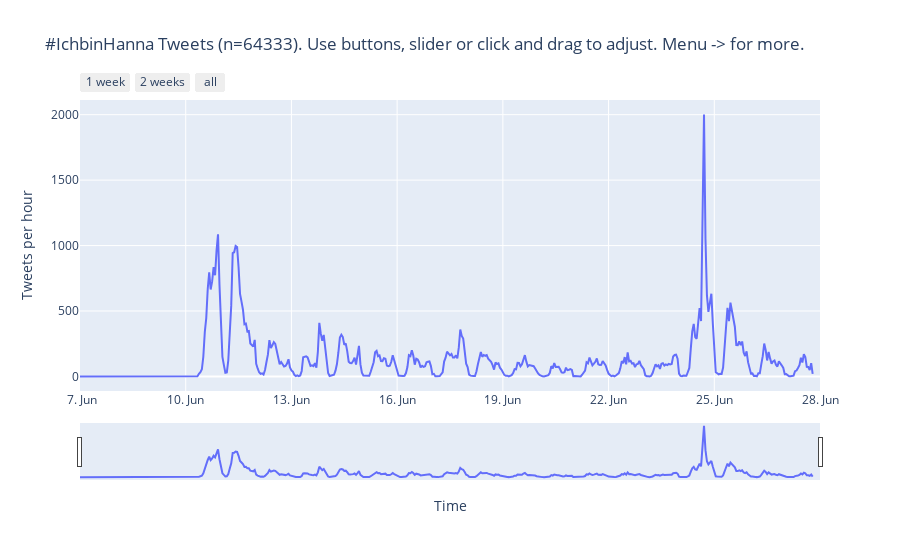

Notebook cell for this chart:
### Markdown cell above
Now we create a plotly graph. We use advanced settings to offer customization for users: a slider and changing information based on the zoom.,

### Code cell
# Print the totals first
print('The total tweet count for', hashtag1, 'is', df['count'].sum())

fig = px.line(
    df,
    x='dates', 
    y='count',
    labels={'dates': 'Time', 'count': 'Tweets per hour'},
    range_x=["2021-06-07", "2021-06-28"], # This is the default start zoom
    title='#IchbinHanna Tweets (n=64333). Use buttons, slider or click and drag to adjust. Menu -> for more.' 
)
fig.update_xaxes(
    rangeslider_visible=True, # Enable slider
    tickformatstops = [
        dict(dtickrange=[None, 1000], value="%H:%M:%S.%L ms"),
        dict(dtickrange=[1000, 60000], value="%H:%M:%S"),
        dict(dtickrange=[60000, 3600000], value="%H:%M"),
        dict(dtickrange=[3600000, 86400000], value="%e. %b, %H:%M"),
        dict(dtickrange=[86400000, 604800000], value="%e. %b"),
        dict(dtickrange=[604800000, "M1"], value="%e. %b"),
        dict(dtickrange=["M1", "M12"], value="%b '%y"),
        dict(dtickrange=["M12", None], value="%Y")
    ],
    rangeselector=dict(
        buttons=list([
            dict(count=7, label="1 week", step="day", stepmode="backward"),
            dict(count=14, label="2 weeks", step="day", stepmode="backward"),
            #dict(count=21, label="3 weeks", step="day", stepmode="backward"),
            # dict(count=1, label="1 month", step="month", stepmode="backward"),
            #dict(count=6, label="6 months", step="month", stepmode="backward"),
            #dict(count=1, label="YTD", step="year", stepmode="todate"),
            #dict(count=1, label="1 year", step="year", stepmode="backward"),
            #dict(count=3, label="3 years", step="year", stepmode="backward"),
            dict(step="all")
        ])
    )
)

fig.show()

### Figure 1 — Plotly figure (JSON) as saved in the notebook; plotly's stock layout.template omitted (floating-point values rounded to 4 significant figures; data arrays with more than 128 entries replaced by an {"elided": "..."} marker saying what was removed)
{"data": [{"hovertemplate": "Time=%{x}<br>Tweets per hour=%{y}<extra></extra>", "legendgroup": "", "line": {"color": "#636efa", "dash": "solid"}, "mode": "lines", "name": "", "orientation": "v", "showlegend": false, "type": "scatter", "x": {"elided": "500 str values"}, "xaxis": "x", "y": {"elided": "500 int values"}, "yaxis": "y"}], "layout": {"autosize": true, "legend": {"tracegroupgap": 0}, "title": {"text": "#IchbinHanna Tweets (n=64333). Use buttons, slider or click and drag to adjust. Menu -> for more."}, "xaxis": {"anchor": "y", "domain": [0, 1], "range": ["2021-06-07", "2021-06-28"], "rangeselector": {"buttons": [{"count": 7, "label": "1 week", "step": "day", "stepmode": "backward"}, {"count": 14, "label": "2 weeks", "step": "day", "stepmode": "backward"}, {"step": "all"}]}, "rangeslider": {"autorange": true, "range": ["2021-06-07", "2021-06-28"], "visible": true, "yaxis": {"_template": null, "rangemode": "match"}}, "tickformatstops": [{"dtickrange": [null, 1000], "value": "%H:%M:%S.%L ms"}, {"dtickrange": [1000, 60000], "value": "%H:%M:%S"}, {"dtickrange": [60000, 3600000], "value": "%H:%M"}, {"dtickrange": [3600000, 86400000], "value": "%e. %b, %H:%M"}, {"dtickrange": [86400000, 604800000], "value": "%e. %b"}, {"dtickrange": [604800000, "M1"], "value": "%e. %b"}, {"dtickrange": ["M1", "M12"], "value": "%b '%y"}, {"dtickrange": ["M12", null], "value": "%Y"}], "title": {"text": "Time"}, "type": "date"}, "yaxis": {"anchor": "x", "autorange": true, "domain": [0, 1], "range": [-111.2, 2112.0], "title": {"text": "Tweets per hour"}, "type": "linear"}}}
